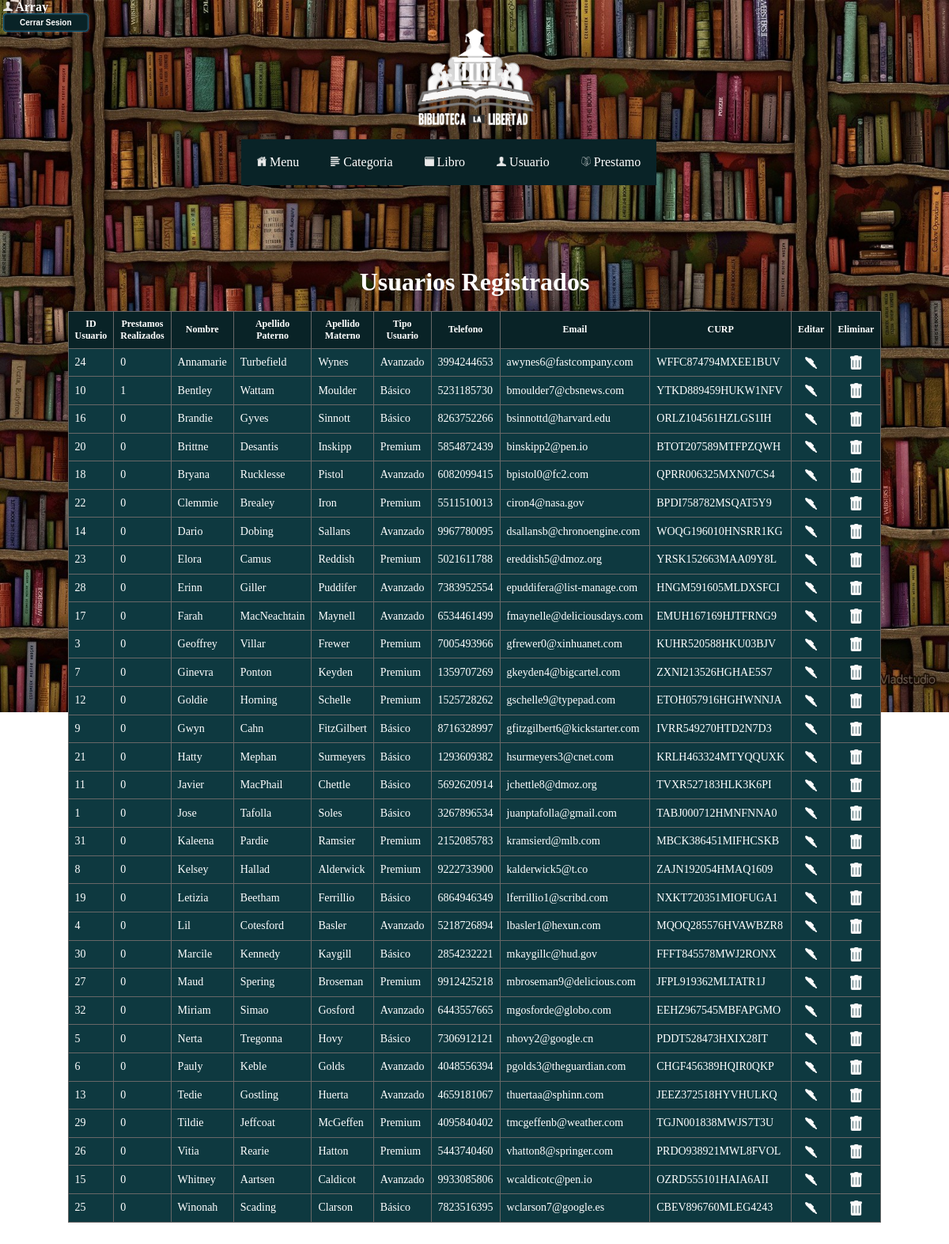
Page /Biblioteca/public_html/ConsultaGeneralUsuario.php (signed in) on the committed database.
### tables this page shows
CREATE TABLE `usuarios` (
  `idUsuario` int(11) NOT NULL,
  `Nombre` varchar(30) NOT NULL,
  `ApPaterno` varchar(30) NOT NULL,
  `ApMaterno` varchar(30) NOT NULL,
  `Telefono` varchar(10) NOT NULL,
  `Email` varchar(50) NOT NULL,
  `idTipoUsuario` int(11) NOT NULL,
  `CURP` varchar(18) NOT NULL,
  `FechaRegistroUsuario` date NOT NULL,
  `PrestamosRealizados` int(11) NOT NULL DEFAULT 0
);

CREATE TABLE `tipousuario` (
  `idTipoUsuario` int(11) NOT NULL,
  `Nombre` varchar(15) NOT NULL,
  `LibrosMaximos` int(11) NOT NULL
);

### Biblioteca/public_html/ConsultaGeneralUsuario.php (the view, shortened to what this page needs)
<?php
include('Menu.php');
?>
<html>
<head>
</head>
<body>
<center>
	<br>
    <br>
    <br>
    <br>
    <br>
    <br>
    <br>
    <br>
    <br>
    <h1><font color = "#fff">Usuarios Registrados</font></h1>
    <br>
		<table border="1" class="tftable">
			<tr>
				<th>ID Usuario</th>
				<th>Prestamos Realizados</th>
				<th>Nombre</th>
				<th>Apellido Paterno</th>
				<th>Apellido Materno</th>
				<th>Tipo Usuario</th>
				<th>Telefono</th>
				<th>Email</th>
				<th>CURP</th>
				<th>Editar</th>
				<th>Eliminar</th>
			</tr>
			<?php
			include('Conexion/Conn.php');
			$SQL="SELECT * FROM `Usuarios` ORDER BY `Usuarios`.`Nombre` ASC";
			$ResUsuario=$Conexion->query($SQL);
			while($Fila=$ResUsuario->fetch_array()){
				$SQLT="SELECT * FROM `TipoUsuario` WHERE `idTipoUsuario` =".$Fila['idTipoUsuario'];
				$ResT=$Conexion->query($SQLT);
				$FilaT=$ResT->fetch_array();
				echo "<tr>
				<td>".$Fila['idUsuario']."</td>
				<td>".$Fila['PrestamosRealizados']."</td>
				<td>".$Fila['Nombre']."</td>
				<td>".$Fila['ApPaterno']."</td>
				<td>".$Fila['ApMaterno']."</td>
				<td>".$FilaT['Nombre']."</td>
				<td>".$Fila['Telefono']."</td>
				<td>".$Fila['Email']."</td>
				<td>".$Fila['CURP']."</td>
				<td align='center'><a href='EditarUsuario.php?clave=".$Fila['idUsuario']."'><img src='Icono/edit.png' width = 15></a></td>
				<td align='center'><a href='EliminarUsuario.php?clave=".$Fila['idUsuario']."'><img src='Icono/desechar.png' width = 15></a></td>
			</tr>";
			}
			?>
		</table>
		<br>
		<br>
	</center>
</body>
</html>

### Biblioteca/public_html/Menu.php (style rules this page uses)
* { margin:0px; padding:0px; }
body { font-family: verdana; background-image: url(fondo.jpg); background-repeat: no-repeat; background-size: 100%; background-attachment: fixed; }
html, body { margin: 0; padding: 0; height: 100%; }
.tftable { font-size:14px;color:#fff;width:600px;border-width: 1px;border-color: #686767;border-collapse: collapse; }
.tftable th { font-size:12px;background-color:#092327;border-width: 1px;padding: 8px;border-style: solid;border-color: #686767;text-align:center; }
.tftable tr { background-color:#0e3940; }
.tftable td { font-size:14px;border-width: 1px;padding: 8px;border-style: solid;border-color: #686767; }
img { transition: all 0.5s ease; }

### rows in the picture
usuarios: idUsuario "24", PrestamosRealizados "0", Nombre "Annamarie", ApPaterno "Turbefield", ApMaterno "Wynes", idTipoUsuario.Nombre "Avanzado", Telefono "3994244653", Email "awynes6@fastcompany.com", CURP "WFFC874794MXEE1BUV"
usuarios: idUsuario "10", PrestamosRealizados "1", Nombre "Bentley", ApPaterno "Wattam", ApMaterno "Moulder", idTipoUsuario.Nombre "Básico", Telefono "5231185730", Email "bmoulder7@cbsnews.com", CURP "YTKD889459HUKW1NFV"
usuarios: idUsuario "16", PrestamosRealizados "0", Nombre "Brandie", ApPaterno "Gyves", ApMaterno "Sinnott", idTipoUsuario.Nombre "Básico", Telefono "8263752266", Email "bsinnottd@harvard.edu", CURP "ORLZ104561HZLGS1IH"
usuarios: idUsuario "20", PrestamosRealizados "0", Nombre "Brittne", ApPaterno "Desantis", ApMaterno "Inskipp", idTipoUsuario.Nombre "Premium", Telefono "5854872439", Email "binskipp2@pen.io", CURP "BTOT207589MTFPZQWH"
usuarios: idUsuario "18", PrestamosRealizados "0", Nombre "Bryana", ApPaterno "Rucklesse", ApMaterno "Pistol", idTipoUsuario.Nombre "Avanzado", Telefono "6082099415", Email "bpistol0@fc2.com", CURP "QPRR006325MXN07CS4"
usuarios: idUsuario "22", PrestamosRealizados "0", Nombre "Clemmie", ApPaterno "Brealey", ApMaterno "Iron", idTipoUsuario.Nombre "Premium", Telefono "5511510013", Email "ciron4@nasa.gov", CURP "BPDI758782MSQAT5Y9"
usuarios: idUsuario "14", PrestamosRealizados "0", Nombre "Dario", ApPaterno "Dobing", ApMaterno "Sallans", idTipoUsuario.Nombre "Avanzado", Telefono "9967780095", Email "dsallansb@chronoengine.com", CURP "WOQG196010HNSRR1KG"
usuarios: idUsuario "23", PrestamosRealizados "0", Nombre "Elora", ApPaterno "Camus", ApMaterno "Reddish", idTipoUsuario.Nombre "Premium", Telefono "5021611788", Email "ereddish5@dmoz.org", CURP "YRSK152663MAA09Y8L"
usuarios: idUsuario "28", PrestamosRealizados "0", Nombre "Erinn", ApPaterno "Giller", ApMaterno "Puddifer", idTipoUsuario.Nombre "Avanzado", Telefono "7383952554", Email "epuddifera@list-manage.com", CURP "HNGM591605MLDXSFCI"
usuarios: idUsuario "17", PrestamosRealizados "0", Nombre "Farah", ApPaterno "MacNeachtain", ApMaterno "Maynell", idTipoUsuario.Nombre "Avanzado", Telefono "6534461499", Email "fmaynelle@deliciousdays.com", CURP "EMUH167169HJTFRNG9"
usuarios: idUsuario "3", PrestamosRealizados "0", Nombre "Geoffrey", ApPaterno "Villar", ApMaterno "Frewer", idTipoUsuario.Nombre "Premium", Telefono "7005493966", Email "gfrewer0@xinhuanet.com", CURP "KUHR520588HKU03BJV"
usuarios: idUsuario "7", PrestamosRealizados "0", Nombre "Ginevra", ApPaterno "Ponton", ApMaterno "Keyden", idTipoUsuario.Nombre "Premium", Telefono "1359707269", Email "gkeyden4@bigcartel.com", CURP "ZXNI213526HGHAE5S7"
usuarios: idUsuario "12", PrestamosRealizados "0", Nombre "Goldie", ApPaterno "Horning", ApMaterno "Schelle", idTipoUsuario.Nombre "Premium", Telefono "1525728262", Email "gschelle9@typepad.com", CURP "ETOH057916HGHWNNJA"
usuarios: idUsuario "9", PrestamosRealizados "0", Nombre "Gwyn", ApPaterno "Cahn", ApMaterno "FitzGilbert", idTipoUsuario.Nombre "Básico", Telefono "8716328997", Email "gfitzgilbert6@kickstarter.com", CURP "IVRR549270HTD2N7D3"
usuarios: idUsuario "21", PrestamosRealizados "0", Nombre "Hatty", ApPaterno "Mephan", ApMaterno "Surmeyers", idTipoUsuario.Nombre "Básico", Telefono "1293609382", Email "hsurmeyers3@cnet.com", CURP "KRLH463324MTYQQUXK"
usuarios: idUsuario "11", PrestamosRealizados "0", Nombre "Javier", ApPaterno "MacPhail", ApMaterno "Chettle", idTipoUsuario.Nombre "Básico", Telefono "5692620914", Email "jchettle8@dmoz.org", CURP "TVXR527183HLK3K6PI"
usuarios: idUsuario "1", PrestamosRealizados "0", Nombre "Jose", ApPaterno "Tafolla", ApMaterno "Soles", idTipoUsuario.Nombre "Básico", Telefono "3267896534", Email "juanptafolla@gmail.com", CURP "TABJ000712HMNFNNA0"
usuarios: idUsuario "31", PrestamosRealizados "0", Nombre "Kaleena", ApPaterno "Pardie", ApMaterno "Ramsier", idTipoUsuario.Nombre "Premium", Telefono "2152085783", Email "kramsierd@mlb.com", CURP "MBCK386451MIFHCSKB"
usuarios: idUsuario "8", PrestamosRealizados "0", Nombre "Kelsey", ApPaterno "Hallad", ApMaterno "Alderwick", idTipoUsuario.Nombre "Premium", Telefono "9222733900", Email "kalderwick5@t.co", CURP "ZAJN192054HMAQ1609"
usuarios: idUsuario "19", PrestamosRealizados "0", Nombre "Letizia", ApPaterno "Beetham", ApMaterno "Ferrillio", idTipoUsuario.Nombre "Básico", Telefono "6864946349", Email "lferrillio1@scribd.com", CURP "NXKT720351MIOFUGA1"
usuarios: idUsuario "4", PrestamosRealizados "0", Nombre "Lil", ApPaterno "Cotesford", ApMaterno "Basler", idTipoUsuario.Nombre "Avanzado", Telefono "5218726894", Email "lbasler1@hexun.com", CURP "MQOQ285576HVAWBZR8"
usuarios: idUsuario "30", PrestamosRealizados "0", Nombre "Marcile", ApPaterno "Kennedy", ApMaterno "Kaygill", idTipoUsuario.Nombre "Básico", Telefono "2854232221", Email "mkaygillc@hud.gov", CURP "FFFT845578MWJ2RONX"
usuarios: idUsuario "27", PrestamosRealizados "0", Nombre "Maud", ApPaterno "Spering", ApMaterno "Broseman", idTipoUsuario.Nombre "Premium", Telefono "9912425218", Email "mbroseman9@delicious.com", CURP "JFPL919362MLTATR1J"
usuarios: idUsuario "32", PrestamosRealizados "0", Nombre "Miriam", ApPaterno "Simao", ApMaterno "Gosford", idTipoUsuario.Nombre "Avanzado", Telefono "6443557665", Email "mgosforde@globo.com", CURP "EEHZ967545MBFAPGMO"
usuarios: idUsuario "5", PrestamosRealizados "0", Nombre "Nerta", ApPaterno "Tregonna", ApMaterno "Hovy", idTipoUsuario.Nombre "Básico", Telefono "7306912121", Email "nhovy2@google.cn", CURP "PDDT528473HXIX28IT"
usuarios: idUsuario "6", PrestamosRealizados "0", Nombre "Pauly", ApPaterno "Keble", ApMaterno "Golds", idTipoUsuario.Nombre "Avanzado", Telefono "4048556394", Email "pgolds3@theguardian.com", CURP "CHGF456389HQIR0QKP"
usuarios: idUsuario "13", PrestamosRealizados "0", Nombre "Tedie", ApPaterno "Gostling", ApMaterno "Huerta", idTipoUsuario.Nombre "Avanzado", Telefono "4659181067", Email "thuertaa@sphinn.com", CURP "JEEZ372518HYVHULKQ"
usuarios: idUsuario "29", PrestamosRealizados "0", Nombre "Tildie", ApPaterno "Jeffcoat", ApMaterno "McGeffen", idTipoUsuario.Nombre "Premium", Telefono "4095840402", Email "tmcgeffenb@weather.com", CURP "TGJN001838MWJS7T3U"
usuarios: idUsuario "26", PrestamosRealizados "0", Nombre "Vitia", ApPaterno "Rearie", ApMaterno "Hatton", idTipoUsuario.Nombre "Premium", Telefono "5443740460", Email "vhatton8@springer.com", CURP "PRDO938921MWL8FVOL"
usuarios: idUsuario "15", PrestamosRealizados "0", Nombre "Whitney", ApPaterno "Aartsen", ApMaterno "Caldicot", idTipoUsuario.Nombre "Avanzado", Telefono "9933085806", Email "wcaldicotc@pen.io", CURP "OZRD555101HAIA6AII"
usuarios: idUsuario "25", PrestamosRealizados "0", Nombre "Winonah", ApPaterno "Scading", ApMaterno "Clarson", idTipoUsuario.Nombre "Básico", Telefono "7823516395", Email "wclarson7@google.es", CURP "CBEV896760MLEG4243"

### other values in the picture
$_SESSION['Usuario'] "Array"
